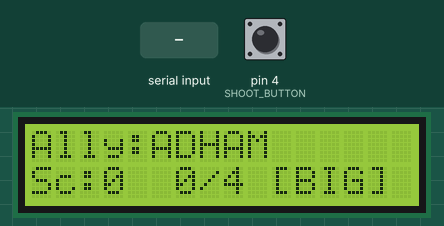
Bench run of a sketch on a simulated Arduino Uno, built with avr-gcc and run on an emulated ATmega328P. On the bench: 16×2 character LCD. The test bench sets the inputs (shaded band); at power-on: pin 4 (SHOOT_BUTTON) HIGH. Random numbers use the default seed unless the sketch sets one; the audio player accepts every command and is not drawn; what the sketch prints to the serial monitor is not drawn.

Above: at 6.8 s.
6.9 s: pin 4 (SHOOT_BUTTON) pulled LOW for 0.15 s
At 7.7 s:
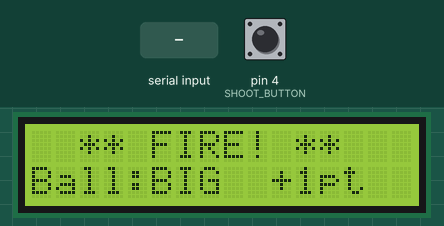
8.5 s: "1\n" received over Serial
At 9.7 s:
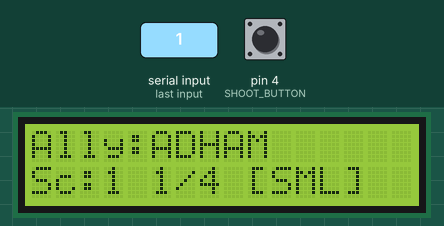
10.0 s: pin 4 (SHOOT_BUTTON) pulled LOW for 1 s
At 11.3 s:
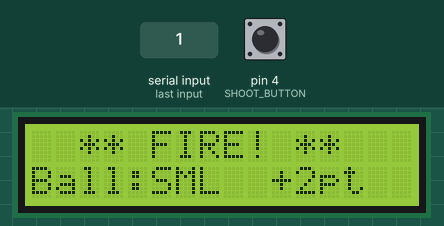
12.5 s: "2\n" received over Serial
At 12.9 s:
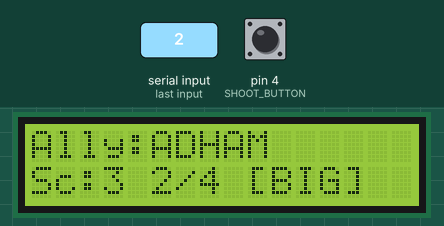
14.0 s: pin 4 (SHOOT_BUTTON) pulled LOW for 3.2 s
At 14.3 s:
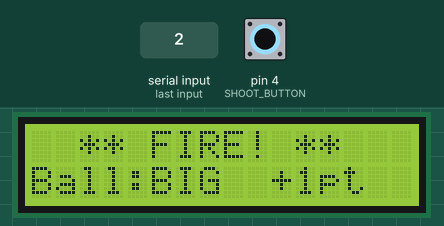
Timing chart, 0 to 17.0 s (numbered marks = the images above; inputs shaded):
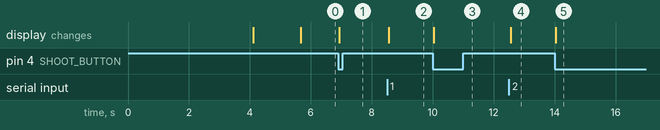

The sketch:

mind_main.ino
```cpp
#include <Wire.h>
#include <LiquidCrystal_I2C.h>
#include <SoftwareSerial.h>
#include <DFRobotDFPlayerMini.h>

LiquidCrystal_I2C lcd(0x27, 16, 2);
SoftwareSerial dfSerial(11, 9); // RX=D11, TX=D9
DFRobotDFPlayerMini dfPlayer;

#define SHOOT_BUTTON 4

const char* playerNames[] = {"SHOKRY", "ZEYAD", "MOAZ", "YASSIN", "ADHAM"};
int trackBase[]           = {1, 8, 15, 22, 29};
int workingPlayers[]      = {0, 1, 2, 3}; // ADHAM removed from active track logic

// Simple state tracking flags (No enum state machines)
bool isGameActive    = false;
bool isGameWon       = false;
bool isGameLost      = false;

int allyIndex        = -1;
bool targetsHit[5]   = {false, false, false, false, false};
int targetsHitCount  = 0;
int totalScore       = 0;
bool waitingForHit   = false;
bool ballIsBig       = true;
unsigned long endScreenTime = 0;

void playTrack(int trackNum) {
  dfSerial.listen();
  dfPlayer.playMp3Folder(trackNum);
}

void updateLCD() {
  lcd.clear();
  lcd.setCursor(0, 0);
  lcd.print("Ally:");
  lcd.print(playerNames[allyIndex]);
  lcd.setCursor(0, 1);
  lcd.print("Sc:");
  lcd.print(totalScore);
  lcd.print(" ");
  lcd.print(targetsHitCount);
  lcd.print("/4 ");
  lcd.print(ballIsBig ? "[BIG]" : "[SML]");
}

void initGame() {
  for (int i = 0; i < 5; i++) targetsHit[i] = false;
  targetsHitCount = 0;
  totalScore      = 0;
  waitingForHit   = false;
  ballIsBig       = true;
  isGameActive    = true;
  isGameWon       = false;
  isGameLost      = false;

  // Single-byte Reset token to Worker
  Serial.write('R');
  Serial.flush();
  while (Serial.available()) Serial.read();

  randomSeed(analogRead(A0));
  allyIndex = random(0, 5);

  // Sync token sequence to Processing.io over Bluetooth
  Serial.print('I');
  Serial.print(allyIndex + 1); // Processing expects 1-5 format
  Serial.print('\n');
  Serial.flush();

  playTrack(trackBase[allyIndex]);

  lcd.clear();
  lcd.setCursor(0, 0);
  lcd.print("Ally:");
  lcd.print(playerNames[allyIndex]);
  lcd.setCursor(0, 1);
  lcd.print("Sc:0  0/4 [BIG]");
}

void setup() {
  pinMode(SHOOT_BUTTON, INPUT_PULLUP);

  lcd.init();
  lcd.backlight();
  lcd.clear();
  lcd.print("Starting...");

  delay(2000);
  dfSerial.begin(9600);
  delay(1000);

  dfPlayer.begin(dfSerial);
  delay(500);
  dfPlayer.volume(25);
  dfPlayer.EQ(DFPLAYER_EQ_NORMAL);

  lcd.clear();
  lcd.print("DFPlayer Ready");
  delay(1000);

  Serial.begin(9600); // Bluetooth Link & Worker Shared Bus
  delay(500);
  while (Serial.available()) Serial.read();

  initGame();
}

void loop() {
  // Post-game auto-restart delay tracking loop
  if (!isGameActive && (millis() - endScreenTime >= 5000)) {
    initGame();
    return;
  }

  // Handle playing state updates
  if (isGameActive) {
    // Firing Request Handler
    if (digitalRead(SHOOT_BUTTON) == LOW && !waitingForHit) {
      Serial.write('F'); // Single-byte Fire token down hard wire to Worker
      Serial.flush();
      waitingForHit = true;

      // Pass token out to sync the Processing screen animation update
      Serial.print("FIRE\n");
      Serial.flush();

      lcd.clear();
      lcd.setCursor(0, 0);
      lcd.print("  ** FIRE! ** ");
      lcd.setCursor(0, 1);
      lcd.print(ballIsBig ? "Ball:BIG  +1pt" : "Ball:SML  +2pt");

      while (digitalRead(SHOOT_BUTTON) == LOW);
      delay(200); // Simple mechanical button debounce window
    }

    // Inbound evaluation parsing from Worker via RX line
    if (Serial.available() && waitingForHit) {
      char hit = Serial.read();
      int irIndex = hit - '1'; // Converts '1'-'5' array bounds back to 0-4

      if (irIndex >= 0 && irIndex <= 4) {
        waitingForHit = false;

        bool thisBallBig = ballIsBig;
        ballIsBig = !ballIsBig;

        // Loss Condition Check: Friend Target Tripped
        if (irIndex == allyIndex) {
          isGameActive = false;
          isGameLost = true;

          playTrack(trackBase[allyIndex] + 5); // Play lose track

          Serial.print("LOSE\n"); // Notify Processing over Bluetooth
          Serial.flush();

          lcd.clear();
          lcd.setCursor(0, 0);
          lcd.print(" ** GAME OVER **");
          lcd.setCursor(0, 1);
          lcd.print("Hit Friend Ship!");
          endScreenTime = millis();
          return;
        }

        // Score Calculation & Hit Registry Updates
        if (!targetsHit[irIndex]) {
          targetsHit[irIndex] = true;
          targetsHitCount++;

          int points = thisBallBig ? 1 : 2;
          totalScore += points;

          // Notify Processing over Bluetooth to sink this specific ship item
          Serial.print('H');
          Serial.print(irIndex + 1); // Match 1-5 alignment metrics
          Serial.print('\n');
          Serial.flush();

          int targetNum = 0;
          for (int i = 0; i < 4; i++) {
            if (workingPlayers[i] == allyIndex) continue;
            targetNum++;
            if (workingPlayers[i] == irIndex) break;
          }

          playTrack(trackBase[allyIndex] + targetNum);

          // Win Evaluation Loop Validation
          if (targetsHitCount >= 4 && totalScore >= 6) {
            isGameActive = false;
            isGameWon = true;

            playTrack(trackBase[allyIndex] + 6); // Play win track

            Serial.print("WIN\n");
            Serial.flush();

            lcd.clear();
            lcd.setCursor(0, 0);
            lcd.print("  ** YOU WIN ** ");
            lcd.setCursor(0, 1);
            lcd.print("Score:");
            lcd.print(totalScore);
            endScreenTime = millis();
            return;
          }
        }
        updateLCD();
      }
    }
  }
}
```

Measured:
- after the input at 6.9 s, the display: changes at once (image 1)
- after the input at 8.5 s, the display: changes after 0.06 s (image 2)
- after the input at 10.0 s, the display: changes at once (image 3)
- after the input at 12.5 s, the display: changes after 0.06 s (image 4)
- after the input at 14.0 s, the display: changes at once (image 5)
